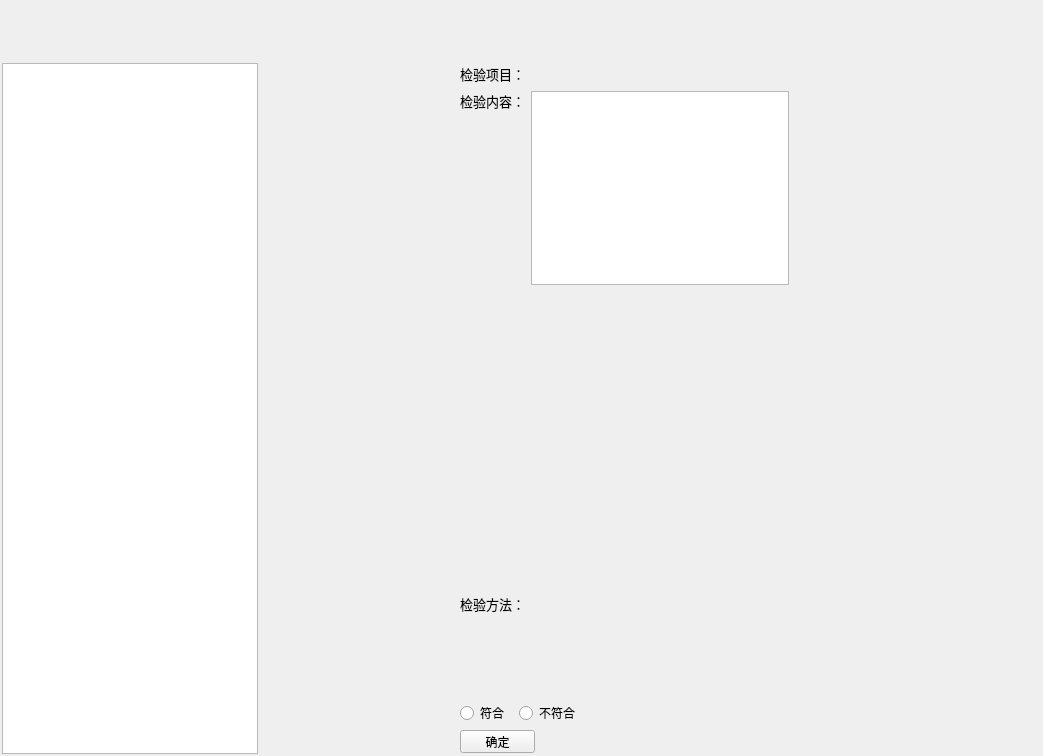
<?xml version="1.0" encoding="UTF-8"?>
<ui version="4.0">
 <class>Form</class>
 <widget class="QWidget" name="Form">
  <property name="geometry">
   <rect>
    <x>0</x>
    <y>0</y>
    <width>1043</width>
    <height>756</height>
   </rect>
  </property>
  <property name="windowTitle">
   <string>Form</string>
  </property>
  <widget class="QTreeView" name="treeView">
   <property name="geometry">
    <rect>
     <x>2</x>
     <y>63</y>
     <width>256</width>
     <height>691</height>
    </rect>
   </property>
   <property name="maximumSize">
    <size>
     <width>16777215</width>
     <height>16777215</height>
    </size>
   </property>
   <property name="editTriggers">
    <set>QAbstractItemView::NoEditTriggers</set>
   </property>
   <attribute name="headerVisible">
    <bool>false</bool>
   </attribute>
  </widget>
  <widget class="QWidget" name="layoutWidget">
   <property name="geometry">
    <rect>
     <x>460</x>
     <y>702</y>
     <width>160</width>
     <height>22</height>
    </rect>
   </property>
   <layout class="QHBoxLayout" name="horizontalLayout">
    <item>
     <widget class="QRadioButton" name="radioButton">
      <property name="text">
       <string>符合</string>
      </property>
     </widget>
    </item>
    <item>
     <widget class="QRadioButton" name="radioButton_2">
      <property name="text">
       <string>不符合</string>
      </property>
     </widget>
    </item>
    <item>
     <spacer name="horizontalSpacer">
      <property name="orientation">
       <enum>Qt::Horizontal</enum>
      </property>
      <property name="sizeType">
       <enum>QSizePolicy::Preferred</enum>
      </property>
      <property name="sizeHint" stdset="0">
       <size>
        <width>40</width>
        <height>20</height>
       </size>
      </property>
     </spacer>
    </item>
   </layout>
  </widget>
  <widget class="QPushButton" name="pushButton">
   <property name="geometry">
    <rect>
     <x>460</x>
     <y>730</y>
     <width>75</width>
     <height>23</height>
    </rect>
   </property>
   <property name="text">
    <string>确定</string>
   </property>
  </widget>
  <widget class="QWidget" name="layoutWidget">
   <property name="geometry">
    <rect>
     <x>460</x>
     <y>64</y>
     <width>273</width>
     <height>21</height>
    </rect>
   </property>
   <layout class="QHBoxLayout" name="horizontalLayout_2">
    <item>
     <widget class="QLabel" name="label_4">
      <property name="maximumSize">
       <size>
        <width>100</width>
        <height>16777215</height>
       </size>
      </property>
      <property name="font">
       <font>
        <family>微软雅黑</family>
        <pointsize>10</pointsize>
       </font>
      </property>
      <property name="text">
       <string>检验项目：</string>
      </property>
      <property name="alignment">
       <set>Qt::AlignLeading|Qt::AlignLeft|Qt::AlignTop</set>
      </property>
     </widget>
    </item>
    <item>
     <widget class="QLabel" name="label_5">
      <property name="minimumSize">
       <size>
        <width>200</width>
        <height>0</height>
       </size>
      </property>
      <property name="maximumSize">
       <size>
        <width>16777215</width>
        <height>16777215</height>
       </size>
      </property>
      <property name="font">
       <font>
        <family>微软雅黑</family>
        <pointsize>10</pointsize>
       </font>
      </property>
      <property name="text">
       <string/>
      </property>
      <property name="alignment">
       <set>Qt::AlignLeading|Qt::AlignLeft|Qt::AlignTop</set>
      </property>
     </widget>
    </item>
   </layout>
  </widget>
  <widget class="QWidget" name="widget" native="true">
   <property name="geometry">
    <rect>
     <x>1</x>
     <y>31</y>
     <width>1039</width>
     <height>25</height>
    </rect>
   </property>
   <property name="minimumSize">
    <size>
     <width>0</width>
     <height>25</height>
    </size>
   </property>
  </widget>
  <widget class="QWidget" name="">
   <property name="geometry">
    <rect>
     <x>460</x>
     <y>91</y>
     <width>329</width>
     <height>194</height>
    </rect>
   </property>
   <layout class="QHBoxLayout" name="horizontalLayout_4">
    <item>
     <widget class="QLabel" name="label_3">
      <property name="maximumSize">
       <size>
        <width>100</width>
        <height>16777215</height>
       </size>
      </property>
      <property name="font">
       <font>
        <family>微软雅黑</family>
        <pointsize>10</pointsize>
       </font>
      </property>
      <property name="text">
       <string>检验内容：</string>
      </property>
      <property name="alignment">
       <set>Qt::AlignLeading|Qt::AlignLeft|Qt::AlignTop</set>
      </property>
     </widget>
    </item>
    <item>
     <widget class="QTextBrowser" name="textBrowser">
      <property name="font">
       <font>
        <pointsize>14</pointsize>
       </font>
      </property>
     </widget>
    </item>
   </layout>
  </widget>
  <widget class="QWidget" name="">
   <property name="geometry">
    <rect>
     <x>460</x>
     <y>594</y>
     <width>641</width>
     <height>101</height>
    </rect>
   </property>
   <layout class="QHBoxLayout" name="horizontalLayout_3">
    <item>
     <widget class="QLabel" name="label">
      <property name="maximumSize">
       <size>
        <width>100</width>
        <height>16777215</height>
       </size>
      </property>
      <property name="font">
       <font>
        <family>微软雅黑</family>
        <pointsize>10</pointsize>
       </font>
      </property>
      <property name="text">
       <string>检验方法：</string>
      </property>
      <property name="alignment">
       <set>Qt::AlignLeading|Qt::AlignLeft|Qt::AlignTop</set>
      </property>
     </widget>
    </item>
    <item>
     <widget class="QLabel" name="label_2">
      <property name="minimumSize">
       <size>
        <width>0</width>
        <height>100</height>
       </size>
      </property>
      <property name="font">
       <font>
        <family>微软雅黑</family>
        <pointsize>10</pointsize>
       </font>
      </property>
      <property name="text">
       <string/>
      </property>
      <property name="alignment">
       <set>Qt::AlignLeading|Qt::AlignLeft|Qt::AlignTop</set>
      </property>
      <property name="wordWrap">
       <bool>true</bool>
      </property>
     </widget>
    </item>
   </layout>
  </widget>
  <zorder>label_2</zorder>
  <zorder>treeView</zorder>
  <zorder>layoutWidget</zorder>
  <zorder>pushButton</zorder>
  <zorder>textBrowser</zorder>
  <zorder>label</zorder>
  <zorder>label_3</zorder>
  <zorder>layoutWidget</zorder>
  <zorder>widget</zorder>
  <zorder></zorder>
 </widget>
 <resources/>
 <connections/>
</ui>
